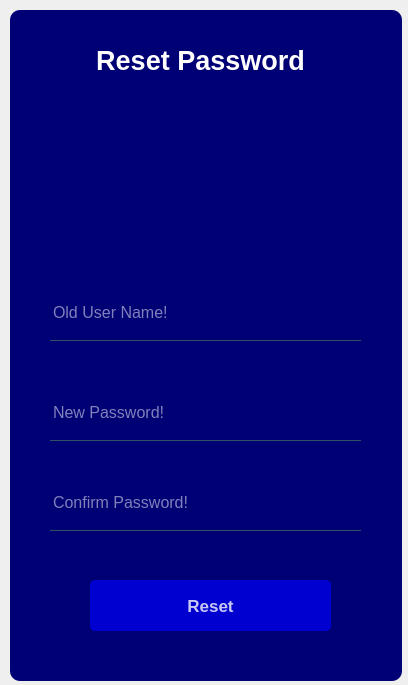
<?xml version="1.0" encoding="UTF-8"?>
<ui version="4.0">
 <class>Dialog</class>
 <widget class="QDialog" name="Dialog">
  <property name="geometry">
   <rect>
    <x>0</x>
    <y>0</y>
    <width>408</width>
    <height>685</height>
   </rect>
  </property>
  <property name="windowTitle">
   <string>Dialog</string>
  </property>
  <widget class="QLabel" name="label">
   <property name="geometry">
    <rect>
     <x>10</x>
     <y>10</y>
     <width>392</width>
     <height>671</height>
    </rect>
   </property>
   <property name="styleSheet">
    <string notr="true">background-color:rgb(0, 0, 117);
border-radius:10px;</string>
   </property>
   <property name="text">
    <string/>
   </property>
  </widget>
  <widget class="QLabel" name="img">
   <property name="geometry">
    <rect>
     <x>140</x>
     <y>120</y>
     <width>131</width>
     <height>131</height>
    </rect>
   </property>
   <property name="text">
    <string/>
   </property>
   <property name="pixmap">
    <pixmap>otp.png</pixmap>
   </property>
   <property name="scaledContents">
    <bool>false</bool>
   </property>
   <property name="alignment">
    <set>Qt::AlignCenter</set>
   </property>
  </widget>
  <widget class="QLabel" name="heading">
   <property name="geometry">
    <rect>
     <x>80</x>
     <y>20</y>
     <width>241</width>
     <height>81</height>
    </rect>
   </property>
   <property name="font">
    <font>
     <family>Segoe UI</family>
     <pointsize>20</pointsize>
     <weight>75</weight>
     <bold>true</bold>
    </font>
   </property>
   <property name="styleSheet">
    <string notr="true">color:rgb(255, 255, 255);</string>
   </property>
   <property name="text">
    <string>Reset Password</string>
   </property>
   <property name="alignment">
    <set>Qt::AlignCenter</set>
   </property>
  </widget>
  <widget class="QLineEdit" name="oldusname">
   <property name="geometry">
    <rect>
     <x>50</x>
     <y>290</y>
     <width>311</width>
     <height>51</height>
    </rect>
   </property>
   <property name="font">
    <font>
     <pointsize>12</pointsize>
    </font>
   </property>
   <property name="styleSheet">
    <string notr="true">background-color:rgb(0,0,0,0);
border:1px solid rgb(0,0,0,0);
border-bottom-color:rgb(46,82,101,255);
color:rgb(255,255,255);
padding-bottom:7px;</string>
   </property>
   <property name="text">
    <string/>
   </property>
   <property name="placeholderText">
    <string>Old User Name!</string>
   </property>
  </widget>
  <widget class="QLineEdit" name="newpass">
   <property name="geometry">
    <rect>
     <x>50</x>
     <y>390</y>
     <width>311</width>
     <height>51</height>
    </rect>
   </property>
   <property name="font">
    <font>
     <pointsize>12</pointsize>
    </font>
   </property>
   <property name="styleSheet">
    <string notr="true">background-color:rgb(0,0,0,0);
border:1px solid rgb(0,0,0,0);
border-bottom-color:rgb(46,82,101,255);
color:rgb(255,255,255);
padding-bottom:7px;</string>
   </property>
   <property name="text">
    <string/>
   </property>
   <property name="echoMode">
    <enum>QLineEdit::Password</enum>
   </property>
   <property name="placeholderText">
    <string>New Password!</string>
   </property>
  </widget>
  <widget class="QLineEdit" name="conpass">
   <property name="geometry">
    <rect>
     <x>50</x>
     <y>480</y>
     <width>311</width>
     <height>51</height>
    </rect>
   </property>
   <property name="font">
    <font>
     <pointsize>12</pointsize>
    </font>
   </property>
   <property name="styleSheet">
    <string notr="true">background-color:rgb(0,0,0,0);
border:1px solid rgb(0,0,0,0);
border-bottom-color:rgb(46,82,101,255);
color:rgb(255,255,255);
padding-bottom:7px;</string>
   </property>
   <property name="text">
    <string/>
   </property>
   <property name="echoMode">
    <enum>QLineEdit::Password</enum>
   </property>
   <property name="placeholderText">
    <string>Confirm Password!</string>
   </property>
  </widget>
  <widget class="QPushButton" name="pushButton">
   <property name="geometry">
    <rect>
     <x>90</x>
     <y>580</y>
     <width>241</width>
     <height>51</height>
    </rect>
   </property>
   <property name="font">
    <font>
     <pointsize>13</pointsize>
     <weight>75</weight>
     <bold>true</bold>
    </font>
   </property>
   <property name="styleSheet">
    <string notr="true">QPushButton#pushButton{
background-color:rgb(0,0,209);
color:rgb(255,255,255,200);
border-radius:5px;
}
QPushButton#pushButton:pressed{
padding-left:5px;
padding-top:5px;
background-color:rgb(0,0,209);
background-position:calc(100%-10px)center;
}
QPushButton#pushButton:hover{
background-color:rgb(0,0,240);
}
</string>
   </property>
   <property name="text">
    <string>Reset</string>
   </property>
  </widget>
  <widget class="QLabel" name="wnlabel">
   <property name="geometry">
    <rect>
     <x>50</x>
     <y>350</y>
     <width>141</width>
     <height>31</height>
    </rect>
   </property>
   <property name="font">
    <font>
     <pointsize>9</pointsize>
    </font>
   </property>
   <property name="styleSheet">
    <string notr="true">color:rgb(255, 0, 4);</string>
   </property>
   <property name="text">
    <string/>
   </property>
  </widget>
  <widget class="QLabel" name="cnlabel">
   <property name="geometry">
    <rect>
     <x>50</x>
     <y>350</y>
     <width>141</width>
     <height>31</height>
    </rect>
   </property>
   <property name="font">
    <font>
     <pointsize>9</pointsize>
    </font>
   </property>
   <property name="styleSheet">
    <string notr="true">color:rgb(0, 255, 0);</string>
   </property>
   <property name="text">
    <string/>
   </property>
  </widget>
  <widget class="QLabel" name="wplabel">
   <property name="geometry">
    <rect>
     <x>50</x>
     <y>530</y>
     <width>141</width>
     <height>31</height>
    </rect>
   </property>
   <property name="font">
    <font>
     <pointsize>9</pointsize>
    </font>
   </property>
   <property name="styleSheet">
    <string notr="true">color:rgb(255, 0, 4);</string>
   </property>
   <property name="text">
    <string/>
   </property>
  </widget>
  <widget class="QLabel" name="cplabel">
   <property name="geometry">
    <rect>
     <x>50</x>
     <y>530</y>
     <width>221</width>
     <height>31</height>
    </rect>
   </property>
   <property name="font">
    <font>
     <pointsize>9</pointsize>
    </font>
   </property>
   <property name="styleSheet">
    <string notr="true">color:rgb(0, 255, 0);</string>
   </property>
   <property name="text">
    <string/>
   </property>
  </widget>
 </widget>
 <resources/>
 <connections/>
</ui>
